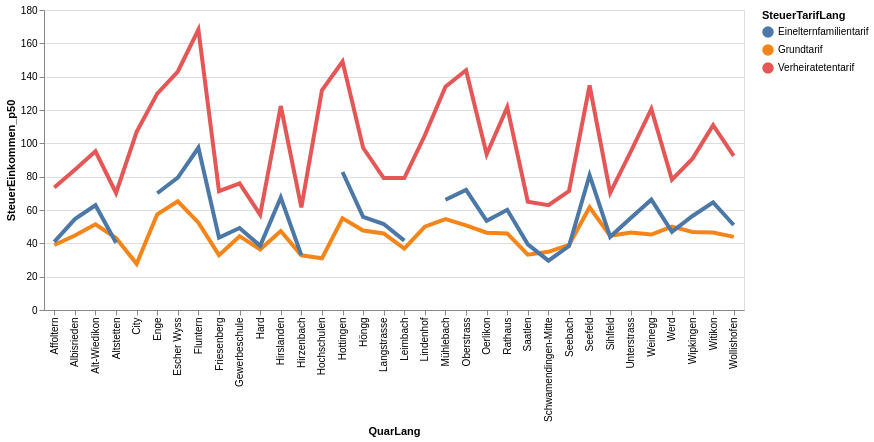

The cell this chart's notebook holds for it:
### Code cell
# df_statzonen = df_statzonen[(df_statzonen.knr>0) & (df_statzonen.qname!="Hirslanden")]
#aktuellesJahr[[aktuellesJahr.KreisSort =7]])
highlight = alt.selection(type='single', on='mouseover',
                          fields=['SteuerTarifLang'], nearest=True)
#x='date:StichtagDatJahr',
base = alt.Chart(myGraph).encode(
    x='QuarLang',
    y='SteuerEinkommen_p50',
    color='SteuerTarifLang'
)

points = base.mark_circle().encode(
    opacity=alt.value(0)
).add_selection(
    highlight
).properties(
    width=700 , height=300
)
lines = base.mark_line().encode(
    size=alt.condition(~highlight, alt.value(1.5), alt.value(4))
).interactive()

points + lines

### Figure 1 — Vega-Lite specification as saved in the notebook (floating-point values rounded to 4 significant figures)
{"config": {"view": {"continuousWidth": 400, "continuousHeight": 300}}, "layer": [{"mark": "circle", "encoding": {"color": {"type": "nominal", "field": "SteuerTarifLang"}, "opacity": {"value": 0}, "x": {"type": "nominal", "field": "QuarLang"}, "y": {"type": "quantitative", "field": "SteuerEinkommen_p50"}}, "height": 300, "selection": {"selector004": {"type": "single", "on": "mouseover", "fields": ["SteuerTarifLang"], "nearest": true}}, "width": 700}, {"mark": "line", "encoding": {"color": {"type": "nominal", "field": "SteuerTarifLang"}, "size": {"condition": {"value": 1.5, "selection": {"not": "selector004"}}, "value": 4}, "x": {"type": "nominal", "field": "QuarLang"}, "y": {"type": "quantitative", "field": "SteuerEinkommen_p50"}}, "selection": {"selector005": {"type": "interval", "bind": "scales", "encodings": ["x", "y"]}}}], "data": {"name": "data-6f96acd3fbd4b89e3e957142156ba02c"}, "$schema": "https://vega.github.io/schema/vega-lite/v4.8.1.json", "datasets": {"data-6f96acd3fbd4b89e3e957142156ba02c": [{"SteuerJahr": "2019-01-01T00:00:00", "QuarSort": 11, "QuarLang": "Rathaus", "SteuerTarifSort": 0, "SteuerTarifLang": "Grundtarif", "SteuerEinkommen_p50": 45.95, "SteuerEinkommen_p25": 18.3, "SteuerEinkommen_p75": 80.0}, {"SteuerJahr": "2019-01-01T00:00:00", "QuarSort": 11, "QuarLang": "Rathaus", "SteuerTarifSort": 1, "SteuerTarifLang": "Verheiratetentarif", "SteuerEinkommen_p50": 121.7, "SteuerEinkommen_p25": 67.9, "SteuerEinkommen_p75": 196.2}, {"SteuerJahr": "2019-01-01T00:00:00", "QuarSort": 11, "QuarLang": "Rathaus", "SteuerTarifSort": 2, "SteuerTarifLang": "Einelternfamilientarif", "SteuerEinkommen_p50": 60.1, "SteuerEinkommen_p25": 34.0, "SteuerEinkommen_p75": 93.5}, {"SteuerJahr": "2019-01-01T00:00:00", "QuarSort": 12, "QuarLang": "Hochschulen", "SteuerTarifSort": 0, "SteuerTarifLang": "Grundtarif", "SteuerEinkommen_p50": 31.0, "SteuerEinkommen_p25": 9.9, "SteuerEinkommen_p75": 71.25}, {"SteuerJahr": "2019-01-01T00:00:00", "QuarSort": 12, "QuarLang": "Hochschulen", "SteuerTarifSort": 1, "SteuerTarifLang": "Verheiratetentarif", "SteuerEinkommen_p50": 131.8, "SteuerEinkommen_p25": 67.2, "SteuerEinkommen_p75": 224.8}, {"SteuerJahr": "2019-01-01T00:00:00", "QuarSort": 12, "QuarLang": "Hochschulen", "SteuerTarifSort": 2, "SteuerTarifLang": "Einelternfamilientarif", "SteuerEinkommen_p50": null, "SteuerEinkommen_p25": null, "SteuerEinkommen_p75": null}, {"SteuerJahr": "2019-01-01T00:00:00", "QuarSort": 13, "QuarLang": "Lindenhof", "SteuerTarifSort": 0, "SteuerTarifLang": "Grundtarif", "SteuerEinkommen_p50": 50.0, "SteuerEinkommen_p25": 19.7, "SteuerEinkommen_p75": 86.9}, {"SteuerJahr": "2019-01-01T00:00:00", "QuarSort": 13, "QuarLang": "Lindenhof", "SteuerTarifSort": 1, "SteuerTarifLang": "Verheiratetentarif", "SteuerEinkommen_p50": 104.8, "SteuerEinkommen_p25": 70.5, "SteuerEinkommen_p75": 184.8}, {"SteuerJahr": "2019-01-01T00:00:00", "QuarSort": 13, "QuarLang": "Lindenhof", "SteuerTarifSort": 2, "SteuerTarifLang": "Einelternfamilientarif", "SteuerEinkommen_p50": null, "SteuerEinkommen_p25": null, "SteuerEinkommen_p75": null}, {"SteuerJahr": "2019-01-01T00:00:00", "QuarSort": 14, "QuarLang": "City", "SteuerTarifSort": 0, "SteuerTarifLang": "Grundtarif", "SteuerEinkommen_p50": 27.7, "SteuerEinkommen_p25": 0.1, "SteuerEinkommen_p75": 69.5}, {"SteuerJahr": "2019-01-01T00:00:00", "QuarSort": 14, "QuarLang": "City", "SteuerTarifSort": 1, "SteuerTarifLang": "Verheiratetentarif", "SteuerEinkommen_p50": 106.9, "SteuerEinkommen_p25": 50.1, "SteuerEinkommen_p75": 177.3}, {"SteuerJahr": "2019-01-01T00:00:00", "QuarSort": 14, "QuarLang": "City", "SteuerTarifSort": 2, "SteuerTarifLang": "Einelternfamilientarif", "SteuerEinkommen_p50": null, "SteuerEinkommen_p25": null, "SteuerEinkommen_p75": null}, {"SteuerJahr": "2019-01-01T00:00:00", "QuarSort": 21, "QuarLang": "Wollishofen", "SteuerTarifSort": 0, "SteuerTarifLang": "Grundtarif", "SteuerEinkommen_p50": 43.85, "SteuerEinkommen_p25": 20.2, "SteuerEinkommen_p75": 68.8}, {"SteuerJahr": "2019-01-01T00:00:00", "QuarSort": 21, "QuarLang": "Wollishofen", "SteuerTarifSort": 1, "SteuerTarifLang": "Verheiratetentarif", "SteuerEinkommen_p50": 92.5, "SteuerEinkommen_p25": 59.2, "SteuerEinkommen_p75": 143.4}, {"SteuerJahr": "2019-01-01T00:00:00", "QuarSort": 21, "QuarLang": "Wollishofen", "SteuerTarifSort": 2, "SteuerTarifLang": "Einelternfamilientarif", "SteuerEinkommen_p50": 51.0, "SteuerEinkommen_p25": 30.0, "SteuerEinkommen_p75": 77.5}, {"SteuerJahr": "2019-01-01T00:00:00", "QuarSort": 23, "QuarLang": "Leimbach", "SteuerTarifSort": 0, "SteuerTarifLang": "Grundtarif", "SteuerEinkommen_p50": 36.8, "SteuerEinkommen_p25": 15.8, "SteuerEinkommen_p75": 58.3}, {"SteuerJahr": "2019-01-01T00:00:00", "QuarSort": 23, "QuarLang": "Leimbach", "SteuerTarifSort": 1, "SteuerTarifLang": "Verheiratetentarif", "SteuerEinkommen_p50": 79.2, "SteuerEinkommen_p25": 52.95, "SteuerEinkommen_p75": 115.0}, {"SteuerJahr": "2019-01-01T00:00:00", "QuarSort": 23, "QuarLang": "Leimbach", "SteuerTarifSort": 2, "SteuerTarifLang": "Einelternfamilientarif", "SteuerEinkommen_p50": 41.65, "SteuerEinkommen_p25": 21.5, "SteuerEinkommen_p75": 63.3}, {"SteuerJahr": "2019-01-01T00:00:00", "QuarSort": 24, "QuarLang": "Enge", "SteuerTarifSort": 0, "SteuerTarifLang": "Grundtarif", "SteuerEinkommen_p50": 57.4, "SteuerEinkommen_p25": 25.5, "SteuerEinkommen_p75": 93.0}, {"SteuerJahr": "2019-01-01T00:00:00", "QuarSort": 24, "QuarLang": "Enge", "SteuerTarifSort": 1, "SteuerTarifLang": "Verheiratetentarif", "SteuerEinkommen_p50": 129.8, "SteuerEinkommen_p25": 74.4, "SteuerEinkommen_p75": 217.0}, {"SteuerJahr": "2019-01-01T00:00:00", "QuarSort": 24, "QuarLang": "Enge", "SteuerTarifSort": 2, "SteuerTarifLang": "Einelternfamilientarif", "SteuerEinkommen_p50": 70.05, "SteuerEinkommen_p25": 43.2, "SteuerEinkommen_p75": 111.0}, {"SteuerJahr": "2019-01-01T00:00:00", "QuarSort": 31, "QuarLang": "Alt-Wiedikon", "SteuerTarifSort": 0, "SteuerTarifLang": "Grundtarif", "SteuerEinkommen_p50": 51.4, "SteuerEinkommen_p25": 25.6, "SteuerEinkommen_p75": 76.5}, {"SteuerJahr": "2019-01-01T00:00:00", "QuarSort": 31, "QuarLang": "Alt-Wiedikon", "SteuerTarifSort": 1, "SteuerTarifLang": "Verheiratetentarif", "SteuerEinkommen_p50": 95.25, "SteuerEinkommen_p25": 56.1, "SteuerEinkommen_p75": 152.6}, {"SteuerJahr": "2019-01-01T00:00:00", "QuarSort": 31, "QuarLang": "Alt-Wiedikon", "SteuerTarifSort": 2, "SteuerTarifLang": "Einelternfamilientarif", "SteuerEinkommen_p50": 62.85, "SteuerEinkommen_p25": 36.4, "SteuerEinkommen_p75": 96.0}, {"SteuerJahr": "2019-01-01T00:00:00", "QuarSort": 33, "QuarLang": "Friesenberg", "SteuerTarifSort": 0, "SteuerTarifLang": "Grundtarif", "SteuerEinkommen_p50": 32.9, "SteuerEinkommen_p25": 11.0, "SteuerEinkommen_p75": 53.5}, {"SteuerJahr": "2019-01-01T00:00:00", "QuarSort": 33, "QuarLang": "Friesenberg", "SteuerTarifSort": 1, "SteuerTarifLang": "Verheiratetentarif", "SteuerEinkommen_p50": 71.3, "SteuerEinkommen_p25": 46.4, "SteuerEinkommen_p75": 102.4}, {"SteuerJahr": "2019-01-01T00:00:00", "QuarSort": 33, "QuarLang": "Friesenberg", "SteuerTarifSort": 2, "SteuerTarifLang": "Einelternfamilientarif", "SteuerEinkommen_p50": 43.4, "SteuerEinkommen_p25": 26.2, "SteuerEinkommen_p75": 65.2}, {"SteuerJahr": "2019-01-01T00:00:00", "QuarSort": 34, "QuarLang": "Sihlfeld", "SteuerTarifSort": 0, "SteuerTarifLang": "Grundtarif", "SteuerEinkommen_p50": 44.5, "SteuerEinkommen_p25": 22.2, "SteuerEinkommen_p75": 67.7}, {"SteuerJahr": "2019-01-01T00:00:00", "QuarSort": 34, "QuarLang": "Sihlfeld", "SteuerTarifSort": 1, "SteuerTarifLang": "Verheiratetentarif", "SteuerEinkommen_p50": 70.3, "SteuerEinkommen_p25": 43.0, "SteuerEinkommen_p75": 107.0}, {"SteuerJahr": "2019-01-01T00:00:00", "QuarSort": 34, "QuarLang": "Sihlfeld", "SteuerTarifSort": 2, "SteuerTarifLang": "Einelternfamilientarif", "SteuerEinkommen_p50": 43.9, "SteuerEinkommen_p25": 25.1, "SteuerEinkommen_p75": 65.5}, {"SteuerJahr": "2019-01-01T00:00:00", "QuarSort": 41, "QuarLang": "Werd", "SteuerTarifSort": 0, "SteuerTarifLang": "Grundtarif", "SteuerEinkommen_p50": 50.0, "SteuerEinkommen_p25": 24.1, "SteuerEinkommen_p75": 76.1}, {"SteuerJahr": "2019-01-01T00:00:00", "QuarSort": 41, "QuarLang": "Werd", "SteuerTarifSort": 1, "SteuerTarifLang": "Verheiratetentarif", "SteuerEinkommen_p50": 78.2, "SteuerEinkommen_p25": 35.0, "SteuerEinkommen_p75": 152.4}, {"SteuerJahr": "2019-01-01T00:00:00", "QuarSort": 41, "QuarLang": "Werd", "SteuerTarifSort": 2, "SteuerTarifLang": "Einelternfamilientarif", "SteuerEinkommen_p50": 46.9, "SteuerEinkommen_p25": 23.0, "SteuerEinkommen_p75": 81.7}, {"SteuerJahr": "2019-01-01T00:00:00", "QuarSort": 42, "QuarLang": "Langstrasse", "SteuerTarifSort": 0, "SteuerTarifLang": "Grundtarif", "SteuerEinkommen_p50": 45.95, "SteuerEinkommen_p25": 20.0, "SteuerEinkommen_p75": 72.6}, {"SteuerJahr": "2019-01-01T00:00:00", "QuarSort": 42, "QuarLang": "Langstrasse", "SteuerTarifSort": 1, "SteuerTarifLang": "Verheiratetentarif", "SteuerEinkommen_p50": 79.15, "SteuerEinkommen_p25": 45.05, "SteuerEinkommen_p75": 129.9}, {"SteuerJahr": "2019-01-01T00:00:00", "QuarSort": 42, "QuarLang": "Langstrasse", "SteuerTarifSort": 2, "SteuerTarifLang": "Einelternfamilientarif", "SteuerEinkommen_p50": 51.6, "SteuerEinkommen_p25": 30.8, "SteuerEinkommen_p75": 81.5}, {"SteuerJahr": "2019-01-01T00:00:00", "QuarSort": 44, "QuarLang": "Hard", "SteuerTarifSort": 0, "SteuerTarifLang": "Grundtarif", "SteuerEinkommen_p50": 36.3, "SteuerEinkommen_p25": 17.1, "SteuerEinkommen_p75": 58.0}, {"SteuerJahr": "2019-01-01T00:00:00", "QuarSort": 44, "QuarLang": "Hard", "SteuerTarifSort": 1, "SteuerTarifLang": "Verheiratetentarif", "SteuerEinkommen_p50": 57.2, "SteuerEinkommen_p25": 35.4, "SteuerEinkommen_p75": 80.7}, {"SteuerJahr": "2019-01-01T00:00:00", "QuarSort": 44, "QuarLang": "Hard", "SteuerTarifSort": 2, "SteuerTarifLang": "Einelternfamilientarif", "SteuerEinkommen_p50": 38.5, "SteuerEinkommen_p25": 19.5, "SteuerEinkommen_p75": 56.3}, {"SteuerJahr": "2019-01-01T00:00:00", "QuarSort": 51, "QuarLang": "Gewerbeschule", "SteuerTarifSort": 0, "SteuerTarifLang": "Grundtarif", "SteuerEinkommen_p50": 44.3, "SteuerEinkommen_p25": 20.05, "SteuerEinkommen_p75": 69.9}, {"SteuerJahr": "2019-01-01T00:00:00", "QuarSort": 51, "QuarLang": "Gewerbeschule", "SteuerTarifSort": 1, "SteuerTarifLang": "Verheiratetentarif", "SteuerEinkommen_p50": 76.0, "SteuerEinkommen_p25": 45.2, "SteuerEinkommen_p75": 114.2}, {"SteuerJahr": "2019-01-01T00:00:00", "QuarSort": 51, "QuarLang": "Gewerbeschule", "SteuerTarifSort": 2, "SteuerTarifLang": "Einelternfamilientarif", "SteuerEinkommen_p50": 49.2, "SteuerEinkommen_p25": 27.8, "SteuerEinkommen_p75": 71.3}, {"SteuerJahr": "2019-01-01T00:00:00", "QuarSort": 52, "QuarLang": "Escher Wyss", "SteuerTarifSort": 0, "SteuerTarifLang": "Grundtarif", "SteuerEinkommen_p50": 65.2, "SteuerEinkommen_p25": 38.8, "SteuerEinkommen_p75": 96.5}, {"SteuerJahr": "2019-01-01T00:00:00", "QuarSort": 52, "QuarLang": "Escher Wyss", "SteuerTarifSort": 1, "SteuerTarifLang": "Verheiratetentarif", "SteuerEinkommen_p50": 143.1, "SteuerEinkommen_p25": 90.1, "SteuerEinkommen_p75": 208.4}, {"SteuerJahr": "2019-01-01T00:00:00", "QuarSort": 52, "QuarLang": "Escher Wyss", "SteuerTarifSort": 2, "SteuerTarifLang": "Einelternfamilientarif", "SteuerEinkommen_p50": 79.4, "SteuerEinkommen_p25": 43.3, "SteuerEinkommen_p75": 113.3}, {"SteuerJahr": "2019-01-01T00:00:00", "QuarSort": 61, "QuarLang": "Unterstrass", "SteuerTarifSort": 0, "SteuerTarifLang": "Grundtarif", "SteuerEinkommen_p50": 46.45, "SteuerEinkommen_p25": 20.6, "SteuerEinkommen_p75": 72.3}, {"SteuerJahr": "2019-01-01T00:00:00", "QuarSort": 61, "QuarLang": "Unterstrass", "SteuerTarifSort": 1, "SteuerTarifLang": "Verheiratetentarif", "SteuerEinkommen_p50": 95.05, "SteuerEinkommen_p25": 60.0, "SteuerEinkommen_p75": 147.4}, {"SteuerJahr": "2019-01-01T00:00:00", "QuarSort": 61, "QuarLang": "Unterstrass", "SteuerTarifSort": 2, "SteuerTarifLang": "Einelternfamilientarif", "SteuerEinkommen_p50": 55.25, "SteuerEinkommen_p25": 34.1, "SteuerEinkommen_p75": 84.2}, {"SteuerJahr": "2019-01-01T00:00:00", "QuarSort": 63, "QuarLang": "Oberstrass", "SteuerTarifSort": 0, "SteuerTarifLang": "Grundtarif", "SteuerEinkommen_p50": 50.75, "SteuerEinkommen_p25": 22.8, "SteuerEinkommen_p75": 84.3}, {"SteuerJahr": "2019-01-01T00:00:00", "QuarSort": 63, "QuarLang": "Oberstrass", "SteuerTarifSort": 1, "SteuerTarifLang": "Verheiratetentarif", "SteuerEinkommen_p50": 143.9, "SteuerEinkommen_p25": 88.1, "SteuerEinkommen_p75": 226.7}, {"SteuerJahr": "2019-01-01T00:00:00", "QuarSort": 63, "QuarLang": "Oberstrass", "SteuerTarifSort": 2, "SteuerTarifLang": "Einelternfamilientarif", "SteuerEinkommen_p50": 72.05, "SteuerEinkommen_p25": 46.7, "SteuerEinkommen_p75": 115.0}, {"SteuerJahr": "2019-01-01T00:00:00", "QuarSort": 71, "QuarLang": "Fluntern", "SteuerTarifSort": 0, "SteuerTarifLang": "Grundtarif", "SteuerEinkommen_p50": 52.4, "SteuerEinkommen_p25": 18.2, "SteuerEinkommen_p75": 91.9}, {"SteuerJahr": "2019-01-01T00:00:00", "QuarSort": 71, "QuarLang": "Fluntern", "SteuerTarifSort": 1, "SteuerTarifLang": "Verheiratetentarif", "SteuerEinkommen_p50": 168.2, "SteuerEinkommen_p25": 103.2, "SteuerEinkommen_p75": 270.8}, {"SteuerJahr": "2019-01-01T00:00:00", "QuarSort": 71, "QuarLang": "Fluntern", "SteuerTarifSort": 2, "SteuerTarifLang": "Einelternfamilientarif", "SteuerEinkommen_p50": 97.35, "SteuerEinkommen_p25": 57.7, "SteuerEinkommen_p75": 150.0}, {"SteuerJahr": "2019-01-01T00:00:00", "QuarSort": 72, "QuarLang": "Hottingen", "SteuerTarifSort": 0, "SteuerTarifLang": "Grundtarif", "SteuerEinkommen_p50": 55.0, "SteuerEinkommen_p25": 22.2, "SteuerEinkommen_p75": 90.6}, {"SteuerJahr": "2019-01-01T00:00:00", "QuarSort": 72, "QuarLang": "Hottingen", "SteuerTarifSort": 1, "SteuerTarifLang": "Verheiratetentarif", "SteuerEinkommen_p50": 149.1, "SteuerEinkommen_p25": 95.2, "SteuerEinkommen_p75": 247.2}, {"SteuerJahr": "2019-01-01T00:00:00", "QuarSort": 72, "QuarLang": "Hottingen", "SteuerTarifSort": 2, "SteuerTarifLang": "Einelternfamilientarif", "SteuerEinkommen_p50": 82.8, "SteuerEinkommen_p25": 52.2, "SteuerEinkommen_p75": 132.9}, {"SteuerJahr": "2019-01-01T00:00:00", "QuarSort": 73, "QuarLang": "Hirslanden", "SteuerTarifSort": 0, "SteuerTarifLang": "Grundtarif", "SteuerEinkommen_p50": 47.4, "SteuerEinkommen_p25": 20.0, "SteuerEinkommen_p75": 80.2}, {"SteuerJahr": "2019-01-01T00:00:00", "QuarSort": 73, "QuarLang": "Hirslanden", "SteuerTarifSort": 1, "SteuerTarifLang": "Verheiratetentarif", "SteuerEinkommen_p50": 122.4, "SteuerEinkommen_p25": 78.6, "SteuerEinkommen_p75": 205.8}, {"SteuerJahr": "2019-01-01T00:00:00", "QuarSort": 73, "QuarLang": "Hirslanden", "SteuerTarifSort": 2, "SteuerTarifLang": "Einelternfamilientarif", "SteuerEinkommen_p50": 67.5, "SteuerEinkommen_p25": 44.9, "SteuerEinkommen_p75": 112.7}, {"SteuerJahr": "2019-01-01T00:00:00", "QuarSort": 74, "QuarLang": "Witikon", "SteuerTarifSort": 0, "SteuerTarifLang": "Grundtarif", "SteuerEinkommen_p50": 46.5, "SteuerEinkommen_p25": 20.0, "SteuerEinkommen_p75": 72.9}, {"SteuerJahr": "2019-01-01T00:00:00", "QuarSort": 74, "QuarLang": "Witikon", "SteuerTarifSort": 1, "SteuerTarifLang": "Verheiratetentarif", "SteuerEinkommen_p50": 111.0, "SteuerEinkommen_p25": 73.1, "SteuerEinkommen_p75": 171.2}, {"SteuerJahr": "2019-01-01T00:00:00", "QuarSort": 74, "QuarLang": "Witikon", "SteuerTarifSort": 2, "SteuerTarifLang": "Einelternfamilientarif", "SteuerEinkommen_p50": 64.6, "SteuerEinkommen_p25": 42.6, "SteuerEinkommen_p75": 100.0}, {"SteuerJahr": "2019-01-01T00:00:00", "QuarSort": 81, "QuarLang": "Seefeld", "SteuerTarifSort": 0, "SteuerTarifLang": "Grundtarif", "SteuerEinkommen_p50": 61.6, "SteuerEinkommen_p25": 29.9, "SteuerEinkommen_p75": 98.5}, {"SteuerJahr": "2019-01-01T00:00:00", "QuarSort": 81, "QuarLang": "Seefeld", "SteuerTarifSort": 1, "SteuerTarifLang": "Verheiratetentarif", "SteuerEinkommen_p50": 134.7, "SteuerEinkommen_p25": 81.0, "SteuerEinkommen_p75": 230.4}, {"SteuerJahr": "2019-01-01T00:00:00", "QuarSort": 81, "QuarLang": "Seefeld", "SteuerTarifSort": 2, "SteuerTarifLang": "Einelternfamilientarif", "SteuerEinkommen_p50": 80.9, "SteuerEinkommen_p25": 52.5, "SteuerEinkommen_p75": 125.1}, {"SteuerJahr": "2019-01-01T00:00:00", "QuarSort": 82, "QuarLang": "Mühlebach", "SteuerTarifSort": 0, "SteuerTarifLang": "Grundtarif", "SteuerEinkommen_p50": 54.5, "SteuerEinkommen_p25": 24.4, "SteuerEinkommen_p75": 89.8}, {"SteuerJahr": "2019-01-01T00:00:00", "QuarSort": 82, "QuarLang": "Mühlebach", "SteuerTarifSort": 1, "SteuerTarifLang": "Verheiratetentarif", "SteuerEinkommen_p50": 134.0, "SteuerEinkommen_p25": 80.3, "SteuerEinkommen_p75": 213.6}, {"SteuerJahr": "2019-01-01T00:00:00", "QuarSort": 82, "QuarLang": "Mühlebach", "SteuerTarifSort": 2, "SteuerTarifLang": "Einelternfamilientarif", "SteuerEinkommen_p50": 66.15, "SteuerEinkommen_p25": 34.7, "SteuerEinkommen_p75": 103.0}, {"SteuerJahr": "2019-01-01T00:00:00", "QuarSort": 83, "QuarLang": "Weinegg", "SteuerTarifSort": 0, "SteuerTarifLang": "Grundtarif", "SteuerEinkommen_p50": 45.25, "SteuerEinkommen_p25": 16.1, "SteuerEinkommen_p75": 75.6}, {"SteuerJahr": "2019-01-01T00:00:00", "QuarSort": 83, "QuarLang": "Weinegg", "SteuerTarifSort": 1, "SteuerTarifLang": "Verheiratetentarif", "SteuerEinkommen_p50": 120.6, "SteuerEinkommen_p25": 75.0, "SteuerEinkommen_p75": 193.1}, {"SteuerJahr": "2019-01-01T00:00:00", "QuarSort": 83, "QuarLang": "Weinegg", "SteuerTarifSort": 2, "SteuerTarifLang": "Einelternfamilientarif", "SteuerEinkommen_p50": 66.2, "SteuerEinkommen_p25": 47.5, "SteuerEinkommen_p75": 108.4}, {"SteuerJahr": "2019-01-01T00:00:00", "QuarSort": 91, "QuarLang": "Albisrieden", "SteuerTarifSort": 0, "SteuerTarifLang": "Grundtarif", "SteuerEinkommen_p50": 44.7, "SteuerEinkommen_p25": 22.5, "SteuerEinkommen_p75": 67.1}, {"SteuerJahr": "2019-01-01T00:00:00", "QuarSort": 91, "QuarLang": "Albisrieden", "SteuerTarifSort": 1, "SteuerTarifLang": "Verheiratetentarif", "SteuerEinkommen_p50": 84.2, "SteuerEinkommen_p25": 57.1, "SteuerEinkommen_p75": 120.9}, {"SteuerJahr": "2019-01-01T00:00:00", "QuarSort": 91, "QuarLang": "Albisrieden", "SteuerTarifSort": 2, "SteuerTarifLang": "Einelternfamilientarif", "SteuerEinkommen_p50": 54.55, "SteuerEinkommen_p25": 34.0, "SteuerEinkommen_p75": 80.7}, {"SteuerJahr": "2019-01-01T00:00:00", "QuarSort": 92, "QuarLang": "Altstetten", "SteuerTarifSort": 0, "SteuerTarifLang": "Grundtarif", "SteuerEinkommen_p50": 43.2, "SteuerEinkommen_p25": 20.1, "SteuerEinkommen_p75": 64.4}, {"SteuerJahr": "2019-01-01T00:00:00", "QuarSort": 92, "QuarLang": "Altstetten", "SteuerTarifSort": 1, "SteuerTarifLang": "Verheiratetentarif", "SteuerEinkommen_p50": 70.2, "SteuerEinkommen_p25": 46.7, "SteuerEinkommen_p75": 100.0}, {"SteuerJahr": "2019-01-01T00:00:00", "QuarSort": 92, "QuarLang": "Altstetten", "SteuerTarifSort": 2, "SteuerTarifLang": "Einelternfamilientarif", "SteuerEinkommen_p50": 40.4, "SteuerEinkommen_p25": 21.8, "SteuerEinkommen_p75": 64.75}, {"SteuerJahr": "2019-01-01T00:00:00", "QuarSort": 101, "QuarLang": "Höngg", "SteuerTarifSort": 0, "SteuerTarifLang": "Grundtarif", "SteuerEinkommen_p50": 47.7, "SteuerEinkommen_p25": 22.8, "SteuerEinkommen_p75": 71.4}, {"SteuerJahr": "2019-01-01T00:00:00", "QuarSort": 101, "QuarLang": "Höngg", "SteuerTarifSort": 1, "SteuerTarifLang": "Verheiratetentarif", "SteuerEinkommen_p50": 97.35, "SteuerEinkommen_p25": 65.1, "SteuerEinkommen_p75": 147.7}, {"SteuerJahr": "2019-01-01T00:00:00", "QuarSort": 101, "QuarLang": "Höngg", "SteuerTarifSort": 2, "SteuerTarifLang": "Einelternfamilientarif", "SteuerEinkommen_p50": 55.9, "SteuerEinkommen_p25": 34.3, "SteuerEinkommen_p75": 87.4}, {"SteuerJahr": "2019-01-01T00:00:00", "QuarSort": 102, "QuarLang": "Wipkingen", "SteuerTarifSort": 0, "SteuerTarifLang": "Grundtarif", "SteuerEinkommen_p50": 46.8, "SteuerEinkommen_p25": 22.6, "SteuerEinkommen_p75": 70.2}, {"SteuerJahr": "2019-01-01T00:00:00", "QuarSort": 102, "QuarLang": "Wipkingen", "SteuerTarifSort": 1, "SteuerTarifLang": "Verheiratetentarif", "SteuerEinkommen_p50": 90.8, "SteuerEinkommen_p25": 60.0, "SteuerEinkommen_p75": 133.7}, {"SteuerJahr": "2019-01-01T00:00:00", "QuarSort": 102, "QuarLang": "Wipkingen", "SteuerTarifSort": 2, "SteuerTarifLang": "Einelternfamilientarif", "SteuerEinkommen_p50": 56.4, "SteuerEinkommen_p25": 33.6, "SteuerEinkommen_p75": 81.2}, {"SteuerJahr": "2019-01-01T00:00:00", "QuarSort": 111, "QuarLang": "Affoltern", "SteuerTarifSort": 0, "SteuerTarifLang": "Grundtarif", "SteuerEinkommen_p50": 39.0, "SteuerEinkommen_p25": 18.3, "SteuerEinkommen_p75": 59.7}, {"SteuerJahr": "2019-01-01T00:00:00", "QuarSort": 111, "QuarLang": "Affoltern", "SteuerTarifSort": 1, "SteuerTarifLang": "Verheiratetentarif", "SteuerEinkommen_p50": 73.5, "SteuerEinkommen_p25": 49.5, "SteuerEinkommen_p75": 102.3}, {"SteuerJahr": "2019-01-01T00:00:00", "QuarSort": 111, "QuarLang": "Affoltern", "SteuerTarifSort": 2, "SteuerTarifLang": "Einelternfamilientarif", "SteuerEinkommen_p50": 40.9, "SteuerEinkommen_p25": 20.25, "SteuerEinkommen_p75": 61.4}, {"SteuerJahr": "2019-01-01T00:00:00", "QuarSort": 115, "QuarLang": "Oerlikon", "SteuerTarifSort": 0, "SteuerTarifLang": "Grundtarif", "SteuerEinkommen_p50": 46.4, "SteuerEinkommen_p25": 20.6, "SteuerEinkommen_p75": 70.5}, {"SteuerJahr": "2019-01-01T00:00:00", "QuarSort": 115, "QuarLang": "Oerlikon", "SteuerTarifSort": 1, "SteuerTarifLang": "Verheiratetentarif", "SteuerEinkommen_p50": 93.4, "SteuerEinkommen_p25": 57.8, "SteuerEinkommen_p75": 143.5}, {"SteuerJahr": "2019-01-01T00:00:00", "QuarSort": 115, "QuarLang": "Oerlikon", "SteuerTarifSort": 2, "SteuerTarifLang": "Einelternfamilientarif", "SteuerEinkommen_p50": 53.5, "SteuerEinkommen_p25": 30.7, "SteuerEinkommen_p75": 83.5}, {"SteuerJahr": "2019-01-01T00:00:00", "QuarSort": 119, "QuarLang": "Seebach", "SteuerTarifSort": 0, "SteuerTarifLang": "Grundtarif", "SteuerEinkommen_p50": 39.1, "SteuerEinkommen_p25": 18.0, "SteuerEinkommen_p75": 60.5}, {"SteuerJahr": "2019-01-01T00:00:00", "QuarSort": 119, "QuarLang": "Seebach", "SteuerTarifSort": 1, "SteuerTarifLang": "Verheiratetentarif", "SteuerEinkommen_p50": 71.35, "SteuerEinkommen_p25": 44.9, "SteuerEinkommen_p75": 105.0}, {"SteuerJahr": "2019-01-01T00:00:00", "QuarSort": 119, "QuarLang": "Seebach", "SteuerTarifSort": 2, "SteuerTarifLang": "Einelternfamilientarif", "SteuerEinkommen_p50": 38.35, "SteuerEinkommen_p25": 18.55, "SteuerEinkommen_p75": 59.65}, {"SteuerJahr": "2019-01-01T00:00:00", "QuarSort": 121, "QuarLang": "Saatlen", "SteuerTarifSort": 0, "SteuerTarifLang": "Grundtarif", "SteuerEinkommen_p50": 33.2, "SteuerEinkommen_p25": 12.7, "SteuerEinkommen_p75": 53.05}, {"SteuerJahr": "2019-01-01T00:00:00", "QuarSort": 121, "QuarLang": "Saatlen", "SteuerTarifSort": 1, "SteuerTarifLang": "Verheiratetentarif", "SteuerEinkommen_p50": 65.0, "SteuerEinkommen_p25": 40.9, "SteuerEinkommen_p75": 93.6}, {"SteuerJahr": "2019-01-01T00:00:00", "QuarSort": 121, "QuarLang": "Saatlen", "SteuerTarifSort": 2, "SteuerTarifLang": "Einelternfamilientarif", "SteuerEinkommen_p50": 39.4, "SteuerEinkommen_p25": 18.0, "SteuerEinkommen_p75": 55.5}, {"SteuerJahr": "2019-01-01T00:00:00", "QuarSort": 122, "QuarLang": "Schwamendingen-Mitte", "SteuerTarifSort": 0, "SteuerTarifLang": "Grundtarif", "SteuerEinkommen_p50": 34.9, "SteuerEinkommen_p25": 17.05, "SteuerEinkommen_p75": 52.9}, {"SteuerJahr": "2019-01-01T00:00:00", "QuarSort": 122, "QuarLang": "Schwamendingen-Mitte", "SteuerTarifSort": 1, "SteuerTarifLang": "Verheiratetentarif", "SteuerEinkommen_p50": 62.85, "SteuerEinkommen_p25": 39.7, "SteuerEinkommen_p75": 89.85}, {"SteuerJahr": "2019-01-01T00:00:00", "QuarSort": 122, "QuarLang": "Schwamendingen-Mitte", "SteuerTarifSort": 2, "SteuerTarifLang": "Einelternfamilientarif", "SteuerEinkommen_p50": 29.6, "SteuerEinkommen_p25": 10.1, "SteuerEinkommen_p75": 47.5}, {"SteuerJahr": "2019-01-01T00:00:00", "QuarSort": 123, "QuarLang": "Hirzenbach", "SteuerTarifSort": 0, "SteuerTarifLang": "Grundtarif", "SteuerEinkommen_p50": 32.8, "SteuerEinkommen_p25": 12.3, "SteuerEinkommen_p75": 51.9}, {"SteuerJahr": "2019-01-01T00:00:00", "QuarSort": 123, "QuarLang": "Hirzenbach", "SteuerTarifSort": 1, "SteuerTarifLang": "Verheiratetentarif", "SteuerEinkommen_p50": 61.6, "SteuerEinkommen_p25": 40.6, "SteuerEinkommen_p75": 85.5}, {"SteuerJahr": "2019-01-01T00:00:00", "QuarSort": 123, "QuarLang": "Hirzenbach", "SteuerTarifSort": 2, "SteuerTarifLang": "Einelternfamilientarif", "SteuerEinkommen_p50": 32.9, "SteuerEinkommen_p25": 14.8, "SteuerEinkommen_p75": 48.7}]}}
